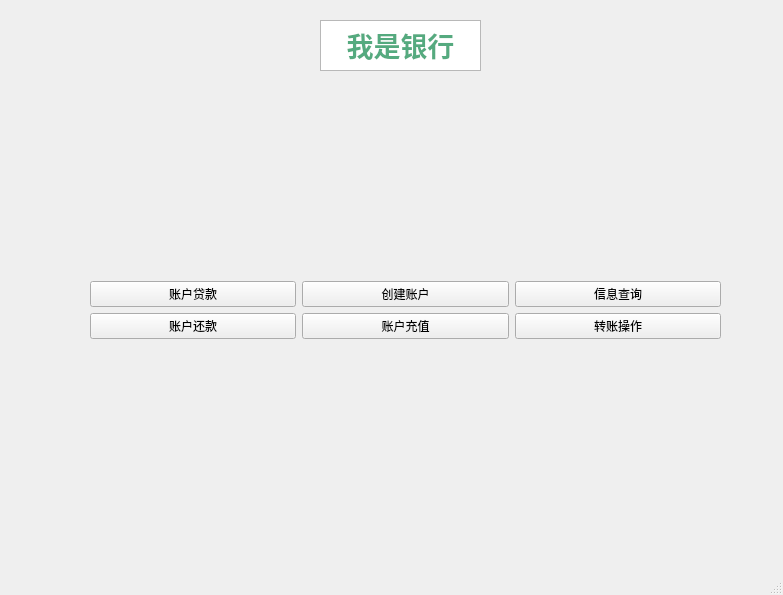
<?xml version="1.0" encoding="UTF-8"?>
<ui version="4.0">
 <class>MainWindow</class>
 <widget class="QMainWindow" name="MainWindow">
  <property name="enabled">
   <bool>true</bool>
  </property>
  <property name="geometry">
   <rect>
    <x>0</x>
    <y>0</y>
    <width>783</width>
    <height>595</height>
   </rect>
  </property>
  <property name="windowTitle">
   <string>我是银行</string>
  </property>
  <widget class="QWidget" name="centralwidget">
   <property name="enabled">
    <bool>true</bool>
   </property>
   <widget class="QWidget" name="verticalLayoutWidget_4">
    <property name="geometry">
     <rect>
      <x>90</x>
      <y>100</y>
      <width>631</width>
      <height>421</height>
     </rect>
    </property>
    <layout class="QVBoxLayout" name="verticalLayout_5">
     <item>
      <layout class="QHBoxLayout" name="horizontalLayout">
       <item>
        <layout class="QVBoxLayout" name="verticalLayout_3">
         <item>
          <widget class="QPushButton" name="DaiKuan">
           <property name="text">
            <string>账户贷款</string>
           </property>
          </widget>
         </item>
         <item>
          <widget class="QPushButton" name="HuanKuan">
           <property name="text">
            <string>账户还款</string>
           </property>
          </widget>
         </item>
        </layout>
       </item>
       <item>
        <layout class="QVBoxLayout" name="verticalLayout">
         <item>
          <widget class="QPushButton" name="ChuangJian">
           <property name="text">
            <string>创建账户</string>
           </property>
          </widget>
         </item>
         <item>
          <widget class="QPushButton" name="ChongZhi">
           <property name="text">
            <string>账户充值</string>
           </property>
          </widget>
         </item>
        </layout>
       </item>
       <item>
        <layout class="QVBoxLayout" name="verticalLayout_2">
         <item>
          <widget class="QPushButton" name="ChaXun">
           <property name="text">
            <string>信息查询</string>
           </property>
          </widget>
         </item>
         <item>
          <widget class="QPushButton" name="ZhuanZhang">
           <property name="text">
            <string>转账操作</string>
           </property>
          </widget>
         </item>
        </layout>
       </item>
      </layout>
     </item>
    </layout>
   </widget>
   <widget class="QTextBrowser" name="textBrowser">
    <property name="geometry">
     <rect>
      <x>320</x>
      <y>20</y>
      <width>161</width>
      <height>51</height>
     </rect>
    </property>
    <property name="html">
     <string>&lt;!DOCTYPE HTML PUBLIC &quot;-//W3C//DTD HTML 4.0//EN&quot; &quot;http://www.w3.org/TR/REC-html40/strict.dtd&quot;&gt;
&lt;html&gt;&lt;head&gt;&lt;meta name=&quot;qrichtext&quot; content=&quot;1&quot; /&gt;&lt;style type=&quot;text/css&quot;&gt;
p, li { white-space: pre-wrap; }
&lt;/style&gt;&lt;/head&gt;&lt;body style=&quot; font-family:'SimSun'; font-size:9pt; font-weight:400; font-style:normal;&quot;&gt;
&lt;p align=&quot;center&quot; style=&quot; margin-top:0px; margin-bottom:0px; margin-left:0px; margin-right:0px; -qt-block-indent:0; text-indent:0px;&quot;&gt;&lt;span style=&quot; font-size:20pt; font-weight:600; color:#55aa7f;&quot;&gt;我是银行&lt;/span&gt;&lt;/p&gt;&lt;/body&gt;&lt;/html&gt;</string>
    </property>
   </widget>
  </widget>
  <widget class="QStatusBar" name="statusbar"/>
 </widget>
 <resources/>
 <connections/>
</ui>
